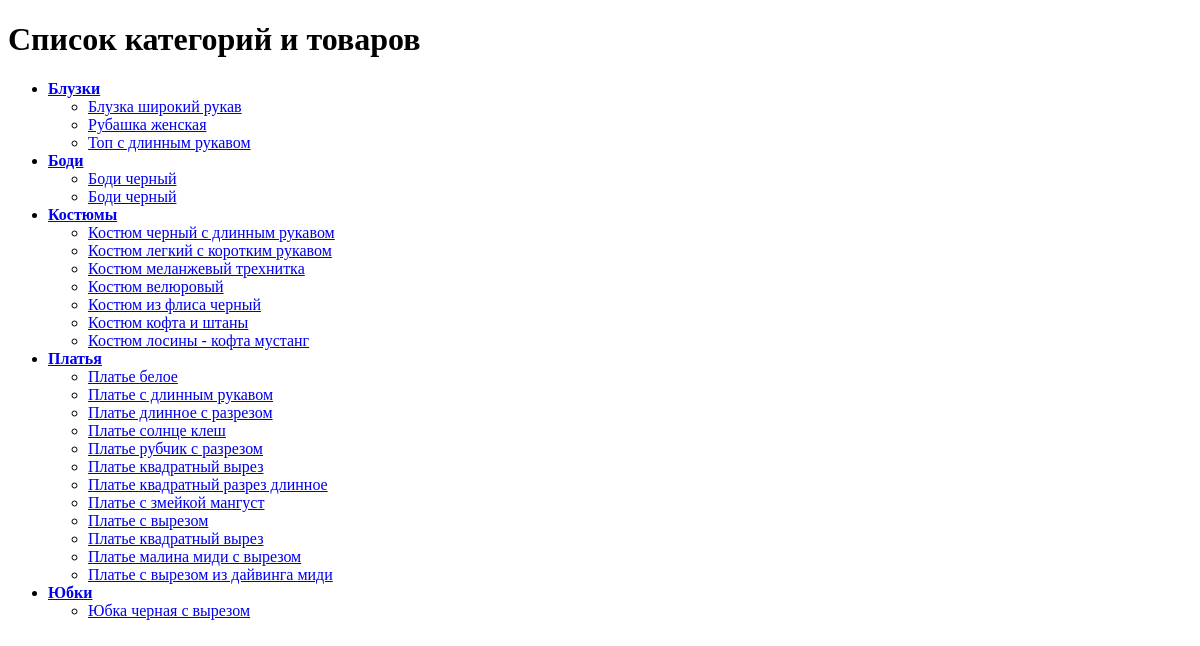
The app's page /, older data.
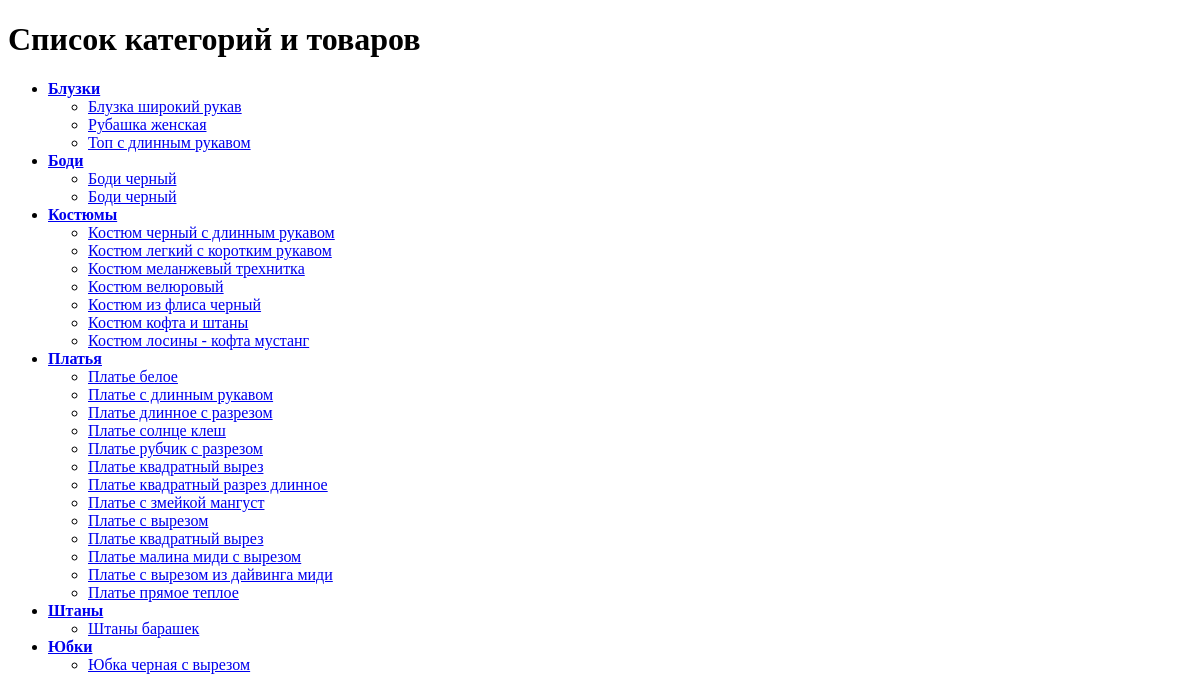
The same page, newer data.
### catalog/models.py (models this page shows, shortened)
class Category(models.Model):
    name = models.CharField(max_length=200, verbose_name='Наименование категории')
    slug = models.SlugField(max_length=200, unique=True, blank=True, verbose_name='Слаг')
    created_at = models.DateTimeField(auto_now_add=True, verbose_name='Дата создания')
    class Meta:
        verbose_name = 'Категория товара'
        verbose_name_plural = 'Категории товара'
        ordering = ('name',)
        get_latest_by = 'created_at'

class Product(models.Model):
    title = models.CharField(max_length=200, verbose_name='Наименование')
    category = models.ForeignKey('Category', on_delete=models.CASCADE, verbose_name='Категория')
    description = models.TextField(verbose_name='Описание')
    sku = models.CharField(max_length=50, unique=True, verbose_name='Артикул')
    colors = models.ManyToManyField('Color', blank=True, verbose_name='Цвета')
    sizes = models.ManyToManyField('Size', blank=True, verbose_name='Размеры')
    price = models.DecimalField(max_digits=4, decimal_places=0, default=0, verbose_name='Цена')
    CURRENCY_CHOICES = (
        ('UAH', 'Гривны (грн)'),
        ('USD', 'Доллары (USD)'),
        ('EUR', 'Евро (EUR)'),
    )
    currency = models.CharField(max_length=3, choices=CURRENCY_CHOICES, default='UAH', verbose_name='Валюта')
    slug = models.SlugField(max_length=200, unique=True, blank=True, verbose_name='Слаг')
    created_at = models.DateTimeField(auto_now_add=True, verbose_name='Дата создания')
    updated_at = models.DateTimeField(auto_now=True, verbose_name='Дата обновления')
    is_active = models.BooleanField(default=True, verbose_name='Включен')
    def get_total_stock(self):
        total_stock = 0
        for modification in self.modifications.all():
            total_stock += modification.stock
        return total_stock
    get_total_stock.short_description = 'Общие остатки'
    def get_colors(self):
        return ", ".join([color.name for color in self.colors.all()])
    get_colors.short_description = 'Цвета товара'
    def get_sizes(self):
        return ", ".join([size.name for size in self.sizes.all()])
    get_sizes.short_description = 'Размеры товара'
    def thumbnail_image(self):
        images = Image.objects.filter(modification__product=self)
        if images:
            return format_html('<img src="{}"/>', images[0].thumbnail.url)
        return format_html('<p>No Image</p>')
    thumbnail_image.short_description = 'Миниатюра изображения'
    class Meta:
        verbose_name = 'Товар'
        verbose_name_plural = 'Товары'

### catalog/views.py (the view)
# urls.py: path('', views.home, name='home'),
def home(request):
    categories = Category.objects.all()
    return render(request, 'home.html', {'categories': categories})

### catalog/templates/home.html (shortened to what this page needs)
<!DOCTYPE html>
<html>
<head>
</head>
<body>
    <h1>Список категорий и товаров</h1>
    <ul>
        {% for category in categories %}
            <li>
                <strong><a href="{% url 'category_detail' category.slug %}">{{ category.name }}</a></strong>
                <ul>
                    {% for product in category.product_set.all %}
                        <li><a href="{% url 'product_detail' category.slug product.slug %}">{{ product.title }}</a></li>
                    {% empty %}
                        <li>Нет товаров в этой категории</li>
                    {% endfor %}
                </ul>
            </li>
        {% empty %}
            <li>Нет категорий</li>
        {% endfor %}
    </ul>
</body>
</html>

Row changes from the older to the newer data that the page shows:
added Product: title "Платье прямое теплое", shown under Category "Платья"
added Category: name "Штаны"
added Product: title "Штаны барашек", shown under "Штаны"
